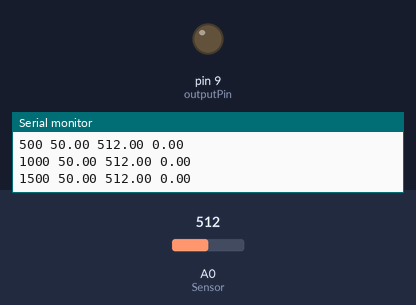
A sketch run on a simulated Arduino Uno, built with avr-gcc and run on an emulated ATmega328P. Parts: output pins drawn as LEDs (lit = HIGH), the last lines printed to the serial monitor. Inputs (shaded band) come from the test bench; at power-on: A0 (Sensor) = 512.

Above: at 1.8 s.
1.9 s: A0 (Sensor) set to 40
At 3.2 s:
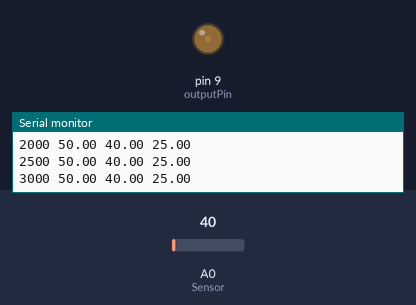
3.5 s: A0 (Sensor) set to 0
At 4.3 s:
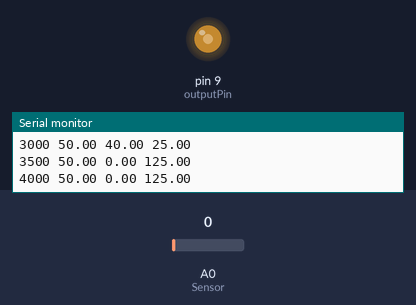
Timing chart, 0 to 6.5 s (numbered marks = the images above; inputs shaded):
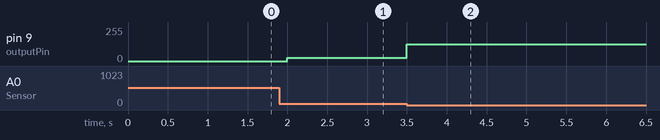

The sketch:

closedloop_oven_control_skd_p.ino
```cpp
// Simulasi sistem kendali oven proteus
// Mata Kuliah Sistem Kendali Digital
// P controller
// Dede Irawan Saputra
// 2024

// PID_control Command variable
float error;
float setpoint;
float Kp = 2.5;
float P_control;

// Output variable
int outputPin = 9;

// Input variable
float sensor;

// Timing variables
unsigned long previousMillis = 0;
const long interval = 500;  // Interval in milliseconds

void setup() {
  pinMode(outputPin, OUTPUT);
  Serial.begin(115200);
}

void loop() {
  unsigned long currentMillis = millis();

  // Check if the time interval has passed
  if (currentMillis - previousMillis >= interval) {
    previousMillis = currentMillis;

    setpoint = 50;  // Setpoint value

    sensor = analogRead(A0);  // Sensor reading

    error = setpoint - sensor;  // Calculate error signal

    // Proportional control
    P_control = Kp * error;  // Proportional control signal

    // Apply control signal with limits
    if (P_control > 255) {
      P_control = 255;
    } else if (P_control < 0) {
      P_control = 0;
    }

    analogWrite(outputPin, P_control);  // Implement control signal

    // Debug Serial Monitor
    Serial.print(currentMillis);
    Serial.print(" ");
    Serial.print(setpoint);
    Serial.print(" ");
    Serial.print(sensor);
    Serial.print(" ");
    Serial.println(P_control);
  }
}
```

Measured:
- after the input at 1.9 s, pin 9 (outputPin): 0/255 → 25/255 after 0.10 s
- after the input at 3.5 s, pin 9 (outputPin): 25/255 → 125/255 at once
